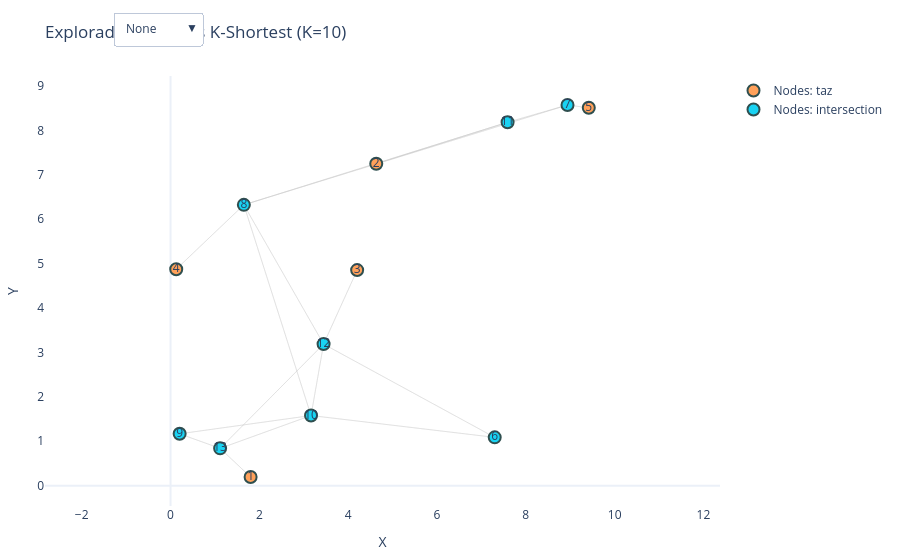

Notebook code for this chart:
### Code cell
fig = go.Figure()

# A. Dibujar Red Base (Gris claro)
bx, by = [], []
for _, row in links_df.iterrows():
    n1 = node_df[node_df['node_id'] == row['init_node']].iloc[0]
    n2 = node_df[node_df['node_id'] == row['term_node']].iloc[0]
    bx.extend([n1['x'], n2['x'], None])
    by.extend([n1['y'], n2['y'], None])
    fig.add_trace(go.Scatter(
        x=[n1['x'], n2['x']], y=[n1['y'], n2['y']],
        mode='lines', line=dict(color='rgba(200,200,200,0.3)', width=1),
        hoverinfo='none', showlegend=False
    ))

base_trace_count = len(fig.data) # Normalmente 1

# B. Preparar Traces de Rutas (Invisibles por defecto)
route_indices_map = {}
current_idx = base_trace_count

route_traces_start_idx = len(fig.data)
for od_pair, routes in od_routes_db.items():
    start_idx = current_idx
    num_routes = len(routes)
    for i, path in enumerate(routes):
        px, py = [], []
        
        for j in range(len(path)):
            link_id = path[j]
            link = links_df[links_df['link_id'] == link_id].iloc[0]
            n1 = node_df[node_df['node_id'] == link['init_node']].iloc[0]
            n2 = node_df[node_df['node_id'] == link['term_node']].iloc[0]
            
            # Aplicar desplazamiento
            x1, y1, x2, y2 = get_offset_coordinates(
                n1['x'], n1['y'], n2['x'], n2['y'], 
                route_index=i, 
                total_routes=num_routes, 
                offset_val=OFFSET_UNIT
            )
            
            px.extend([x1, x2, None])
            py.extend([y1, y2, None])
            
        fig.add_trace(go.Scatter(
            x=px, y=py, mode='lines',
            name=f"R{i+1}: {od_pair}",
            line=dict(color=colors[i], width=LINE_WIDTH),
            visible=False,
            hoverinfo='name'
        ))
        current_idx += 1
    
    route_indices_map[od_pair] = list(range(start_idx, current_idx))

route_traces_total = current_idx - base_trace_count

# C. Dibujar Nodos (de últimos, así no se tapan)
for n_type in node_df['node_type'].unique():
    subset = node_df[node_df['node_type'] == n_type]
    fig.add_trace(go.Scatter(
        x=subset['x'], y=subset['y'], mode='markers+text',
        marker=dict(size=12, line=dict(width=2, color='DarkSlateGrey')),
        text=subset['node_id'], name=f"Nodes: {n_type}",
        hovertext=[f"ID: {i}<br>Type: {n_type}" for i in subset['node_id']],
        visible=True
    ))

node_trace_start_idx = current_idx
total_traces = len(fig.data)

# D. Menú Interactivo (Dropdown)
dropdown_options = []
# Opción para limpiar mapa
# Opción: Mostrar nada (solo red base y nodos)
none_visibility = [True] * base_trace_count + [False] * route_traces_total + [True] * (total_traces - node_trace_start_idx)
dropdown_options.append(dict(label="None", method="update", args=[{"visible": none_visibility}]))

for od_pair, indices in route_indices_map.items():
    # Máscara: Base (True) + Rutas (False) + Nodos (True)
    visibility = [True] * base_trace_count + [False] * route_traces_total + [True] * (total_traces - node_trace_start_idx)
    
    # Solo activamos los índices específicos de las rutas de este par
    for idx in indices:
        visibility[idx] = True
        
    dropdown_options.append(dict(label=f"OD: {od_pair}", method="update", args=[{"visible": visibility}]))

fig.update_layout(
    updatemenus=[dict(active=0, buttons=dropdown_options, x=0.1, y=1.15, xanchor='left', yanchor='top')],
    title=f"Explorador de Rutas K-Shortest (K={K_RUTAS})",
    xaxis=dict(title="X", showgrid=False), yaxis=dict(title="Y", showgrid=False, scaleanchor="x", scaleratio=1),
    template="plotly_white", margin=dict(l=20, r=20, t=60, b=20)
    )

fig.show()
